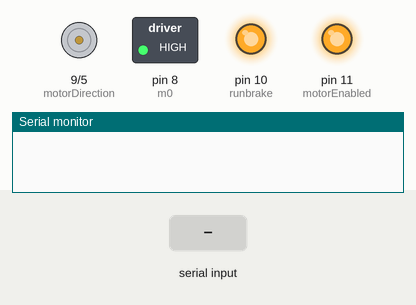
A sketch run on a simulated Arduino Uno, built with avr-gcc and run on an emulated ATmega328P. On the bench: direction and speed pins drawn as motors (green arrow = direction pin HIGH = forward, orange = LOW = backward, longer = more drive), switched loads named in the sketch (green lamp = pin HIGH), output pins drawn as LEDs (lit = HIGH), the last lines printed to the serial monitor. The test bench sets the inputs (shaded band).

Above: at 1.2 s.
1.3 s: "90,45\n" received over Serial
At 2.6 s:
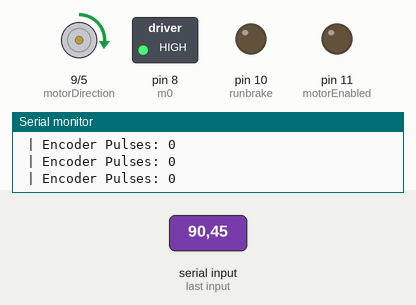
Timing chart, 0 to 4.3 s (numbered marks = the images above; inputs shaded):
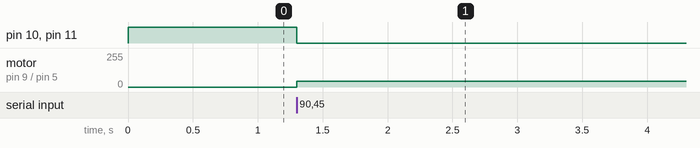

Measured:
- after the input at 1.3 s, pin 10 (runbrake), pin 11 (motorEnabled): HIGH → LOW at once; motor on pin 9 (motorDirection) / pin 5 (pwm): stopped → forward 45/255 at once

The sketch:

rail_motor.ino
```cpp
// Motor Pins
#define motorDirection 9
#define runbrake 10
#define motorEnabled 11
#define pwm 5
#define encoder 1
#define AlarmReset 7
#define m0 8

// Parameters
volatile int pulseCount = 0;  // エンコーダのパルスカウント用変数

void setup() {
    pinMode(motorEnabled, OUTPUT);
    pinMode(runbrake, OUTPUT);
    pinMode(motorDirection, OUTPUT);
    pinMode(pwm, OUTPUT);
    pinMode(AlarmReset, OUTPUT);
    pinMode(m0, OUTPUT);
    digitalWrite(m0, HIGH);
    digitalWrite(motorEnabled, HIGH);
    digitalWrite(runbrake, HIGH);
    digitalWrite(AlarmReset, LOW);
    pinMode(encoder, INPUT);
    attachInterrupt(digitalPinToInterrupt(encoder), pulseCounter, RISING);  // RISINGエッジで割り込み

    Serial.begin(115200);
}

void loop() {
    // ROS2ノードからPWM値と移動パルス量を受信
    if (Serial.available()) {
        String input = Serial.readStringUntil('\n');
        int comma_index = input.indexOf(',');
        if (comma_index != -1) {
          int targetPulse = input.substring(0, comma_index).toInt();
          int pwm_value = input.substring(comma_index + 1).toInt();

          int initial_count = pulseCount;
          int relative_count = pulseCount -initial_count;

          // モーターを動かす
          if (targetPulse > 0){
            Forward_motor(pwm_value);
          } else {
            Reverse_motor(pwm_value);
          }

            // 目標パルス数に達するまでループ
            while (abs(relative_count) < abs(targetPulse)) {
              Serial.print(" | Encoder Pulses: ");
              Serial.println(pulseCount);  // Encoder からのパルス表示
              delay(30);
            }

            Stop_motor();
        }
    }
}

// パルスをカウントする関数
void pulseCounter() {
    pulseCount++;
}

// モーターを前進させる関数
void Forward_motor(int pwm_value) {
    digitalWrite(motorEnabled, LOW);
    digitalWrite(runbrake, LOW);
    digitalWrite(motorDirection, HIGH);
    analogWrite(pwm, pwm_value);
}

// モーターを後退させる関数
void Reverse_motor(int pwm_value) {
    digitalWrite(motorEnabled, LOW);
    digitalWrite(runbrake, LOW);
    digitalWrite(motorDirection, LOW);
    analogWrite(pwm, pwm_value);
}

// モーターを停止させる関数
void Stop_motor() {
    digitalWrite(motorEnabled, HIGH);
    digitalWrite(runbrake, HIGH);
    analogWrite(pwm, 0);
}
```
